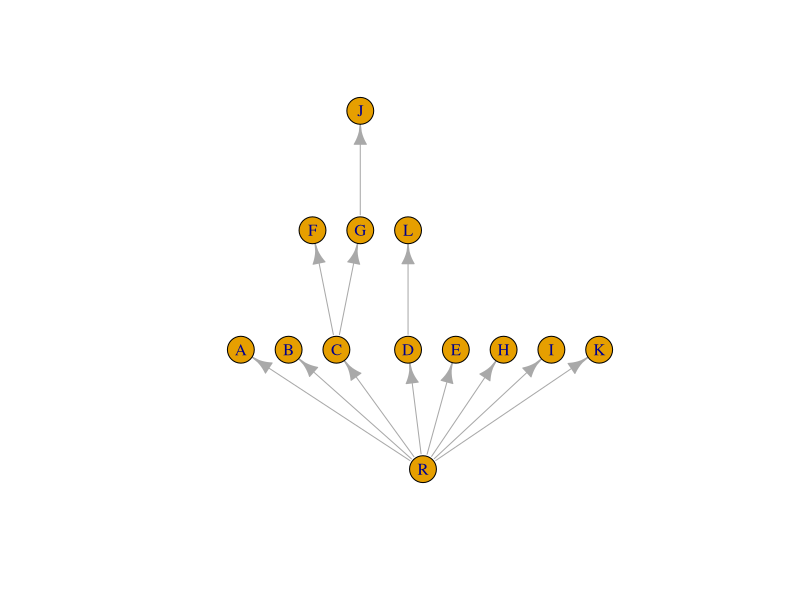

R code for this plot:
library(igraph)


### Name: dominator_tree
### Title: Dominator tree
### Aliases: dominator_tree dominator.tree
### Keywords: graphs

### ** Examples


## The example from the paper
g <- graph_from_literal(R-+A:B:C, A-+D, B-+A:D:E, C-+F:G, D-+L,
               E-+H, F-+I, G-+I:J, H-+E:K, I-+K, J-+I,
               K-+I:R, L-+H)
dtree <- dominator_tree(g, root="R")
layout <- layout_as_tree(dtree$domtree, root="R")
layout[,2] <- -layout[,2]
plot(dtree$domtree, layout=layout, vertex.label=V(dtree$domtree)$name)
